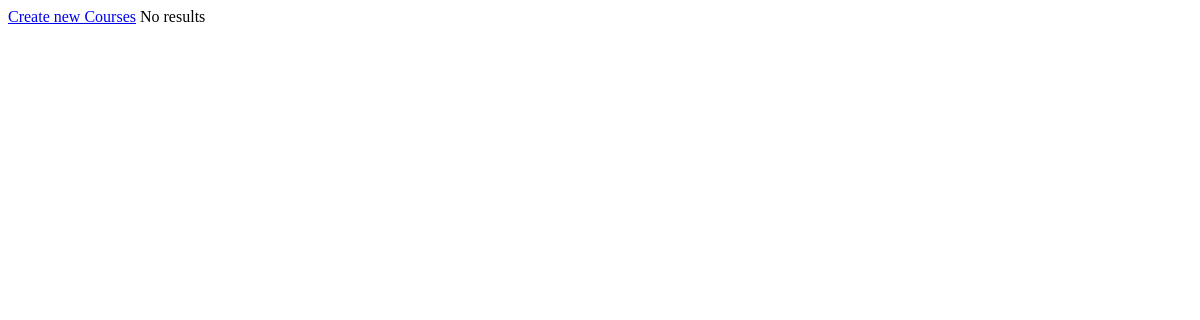
The page /Trainer/retrieveCourses.php (signed in) on the database as committed earlier.
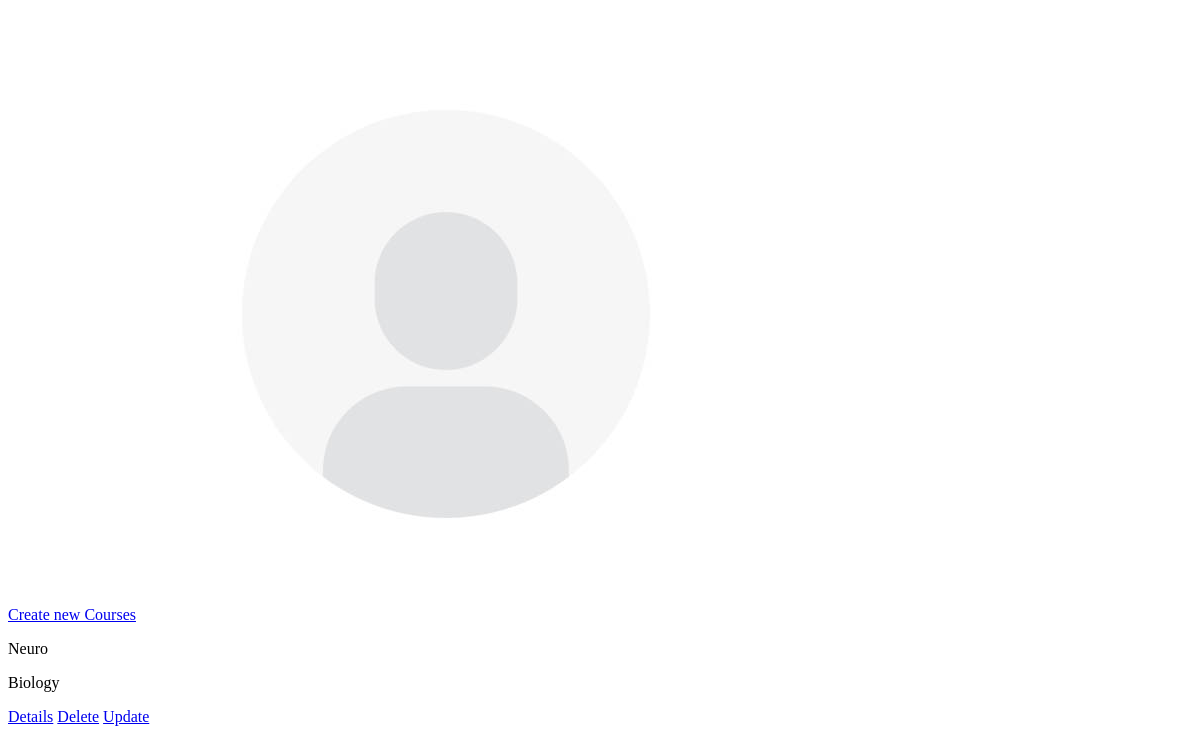
The same page on the database as committed later.
### tables this page shows
CREATE TABLE `courses` (
  `id` int(11) NOT NULL,
  `subject` varchar(50) DEFAULT NULL,
  `university` varchar(50) DEFAULT NULL,
  `roomNumb` varchar(50) DEFAULT NULL,
  `date` datetime DEFAULT NULL,
  `teacher` varchar(100) DEFAULT NULL,
  `picture` varchar(255) DEFAULT NULL,
  `language` varchar(50) DEFAULT NULL,
  `duration` varchar(50) DEFAULT NULL,
  `units` varchar(100) DEFAULT NULL,
  `availability` enum('avaiable','not avaiable') DEFAULT NULL,
  `name` varchar(50) DEFAULT NULL,
  `fk_user_id` int(11) DEFAULT NULL
);

### Trainer/retrieveCourses.php (the view, shortened to what this page needs)
<?php
require_once "../db_connection.php";
$layout = "";
$user_id = $_SESSION['trainer'];
$sql = "SELECT * FROM `courses` WHERE id = $user_id";
$runSql = mysqli_query($connection, $sql);
if (mysqli_num_rows($runSql)==0) {
    $layout= 'No results';
} else {
    $rows = mysqli_fetch_all($runSql, MYSQLI_ASSOC);
    foreach ($rows as $val) {
        $layout .=
        "
            <img src='../Images/{$val["picture"]}' alt='' class='imgCarts'/>
            <p>{$val["name"]}</p>
            <p>{$val["subject"]}</p>
            <a href='detailsCourses.php?id={$val["id"]}'>Details</a>
            <a href='deleteCourses.php?id={$val["id"]}'>Delete</a>
            <a href='updateCourses.php?id={$val["id"]}'>Update</a>
        ";
    }
}
?>
<!DOCTYPE html>
<html lang="en">
<head>
</head>
<body>
<a href='createCourses.php'>Create new Courses</a>
<?=$layout?>
</body>
</html>

Rows that differ between the two databases and show on the page:
added courses: picture (placeholder picture), name "Neuro", subject "Biology"
Other text that changed with them:
$layout: "No results" → (not shown)
